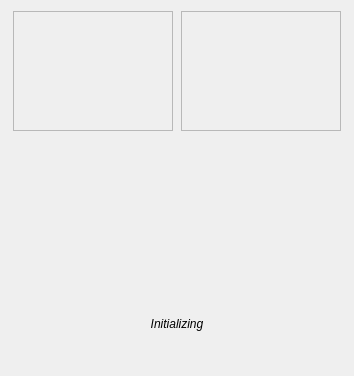
<?xml version="1.0" encoding="UTF-8"?>
<ui version="4.0">
 <class>CallView</class>
 <widget class="QWidget" name="CallView">
  <property name="geometry">
   <rect>
    <x>0</x>
    <y>0</y>
    <width>354</width>
    <height>376</height>
   </rect>
  </property>
  <property name="windowTitle">
   <string>Call</string>
  </property>
  <layout class="QVBoxLayout" name="verticalLayout">
   <item>
    <layout class="QHBoxLayout" name="horizontalLayout_2">
     <item>
      <widget class="QFrame" name="localVideoWidget">
       <property name="sizePolicy">
        <sizepolicy hsizetype="Fixed" vsizetype="Fixed">
         <horstretch>0</horstretch>
         <verstretch>0</verstretch>
        </sizepolicy>
       </property>
       <property name="minimumSize">
        <size>
         <width>160</width>
         <height>120</height>
        </size>
       </property>
       <property name="frameShape">
        <enum>QFrame::StyledPanel</enum>
       </property>
       <property name="frameShadow">
        <enum>QFrame::Raised</enum>
       </property>
      </widget>
     </item>
     <item>
      <widget class="QFrame" name="remoteVideoWidget">
       <property name="sizePolicy">
        <sizepolicy hsizetype="Fixed" vsizetype="Fixed">
         <horstretch>0</horstretch>
         <verstretch>0</verstretch>
        </sizepolicy>
       </property>
       <property name="minimumSize">
        <size>
         <width>160</width>
         <height>120</height>
        </size>
       </property>
       <property name="frameShape">
        <enum>QFrame::StyledPanel</enum>
       </property>
       <property name="frameShadow">
        <enum>QFrame::Raised</enum>
       </property>
      </widget>
     </item>
    </layout>
   </item>
   <item>
    <widget class="Mvp::View::QtContactListWidget" name="listView" native="true">
     <property name="sizePolicy">
      <sizepolicy hsizetype="Expanding" vsizetype="Expanding">
       <horstretch>0</horstretch>
       <verstretch>0</verstretch>
      </sizepolicy>
     </property>
    </widget>
   </item>
   <item>
    <widget class="QLabel" name="labelStatus">
     <property name="sizePolicy">
      <sizepolicy hsizetype="Preferred" vsizetype="Preferred">
       <horstretch>0</horstretch>
       <verstretch>0</verstretch>
      </sizepolicy>
     </property>
     <property name="font">
      <font>
       <italic>true</italic>
      </font>
     </property>
     <property name="text">
      <string>Initializing</string>
     </property>
     <property name="alignment">
      <set>Qt::AlignCenter</set>
     </property>
    </widget>
   </item>
   <item>
    <layout class="QHBoxLayout" name="horizontalLayout_3">
     <item>
      <widget class="Mvp::View::QtDialpadWidget" name="dialpadWidget" native="true">
       <property name="sizePolicy">
        <sizepolicy hsizetype="Fixed" vsizetype="Fixed">
         <horstretch>0</horstretch>
         <verstretch>0</verstretch>
        </sizepolicy>
       </property>
      </widget>
     </item>
    </layout>
   </item>
   <item>
    <layout class="QHBoxLayout" name="horizontalLayout">
     <item>
      <widget class="QPushButton" name="buttonManage">
       <property name="sizePolicy">
        <sizepolicy hsizetype="Fixed" vsizetype="Fixed">
         <horstretch>0</horstretch>
         <verstretch>0</verstretch>
        </sizepolicy>
       </property>
       <property name="toolTip">
        <string>Add/Remove people to call</string>
       </property>
       <property name="text">
        <string/>
       </property>
       <property name="icon">
        <iconset resource="skypeicons.qrc">
         <normaloff>:/icons/ConferenceAdd_24x24.png</normaloff>:/icons/ConferenceAdd_24x24.png</iconset>
       </property>
       <property name="iconSize">
        <size>
         <width>24</width>
         <height>24</height>
        </size>
       </property>
       <property name="flat">
        <bool>true</bool>
       </property>
      </widget>
     </item>
     <item>
      <widget class="QPushButton" name="buttonHold">
       <property name="sizePolicy">
        <sizepolicy hsizetype="Fixed" vsizetype="Fixed">
         <horstretch>0</horstretch>
         <verstretch>0</verstretch>
        </sizepolicy>
       </property>
       <property name="toolTip">
        <string>Hold</string>
       </property>
       <property name="text">
        <string/>
       </property>
       <property name="icon">
        <iconset resource="skypeicons.qrc">
         <normaloff>:/icons/CallHold_24x24.png</normaloff>
         <activeon>:/icons/CallResume_24x24.png</activeon>:/icons/CallHold_24x24.png</iconset>
       </property>
       <property name="iconSize">
        <size>
         <width>24</width>
         <height>24</height>
        </size>
       </property>
       <property name="checkable">
        <bool>true</bool>
       </property>
       <property name="flat">
        <bool>true</bool>
       </property>
      </widget>
     </item>
     <item>
      <widget class="QPushButton" name="buttonVideo">
       <property name="enabled">
        <bool>false</bool>
       </property>
       <property name="sizePolicy">
        <sizepolicy hsizetype="Fixed" vsizetype="Fixed">
         <horstretch>0</horstretch>
         <verstretch>0</verstretch>
        </sizepolicy>
       </property>
       <property name="toolTip">
        <string>Video</string>
       </property>
       <property name="text">
        <string/>
       </property>
       <property name="icon">
        <iconset resource="skypeicons.qrc">
         <normaloff>:/icons/Video_24x24.png</normaloff>
         <activeon>:/icons/StopVideo_24x24.png</activeon>:/icons/Video_24x24.png</iconset>
       </property>
       <property name="iconSize">
        <size>
         <width>24</width>
         <height>24</height>
        </size>
       </property>
       <property name="checkable">
        <bool>true</bool>
       </property>
       <property name="flat">
        <bool>true</bool>
       </property>
      </widget>
     </item>
     <item>
      <widget class="QPushButton" name="buttonMute">
       <property name="sizePolicy">
        <sizepolicy hsizetype="Fixed" vsizetype="Fixed">
         <horstretch>0</horstretch>
         <verstretch>0</verstretch>
        </sizepolicy>
       </property>
       <property name="toolTip">
        <string>Mute</string>
       </property>
       <property name="text">
        <string/>
       </property>
       <property name="icon">
        <iconset resource="skypeicons.qrc">
         <normaloff>:/icons/Sound_24x24.png</normaloff>
         <activeon>:/icons/SoundMuted_24x24.png</activeon>:/icons/Sound_24x24.png</iconset>
       </property>
       <property name="iconSize">
        <size>
         <width>24</width>
         <height>24</height>
        </size>
       </property>
       <property name="checkable">
        <bool>true</bool>
       </property>
       <property name="flat">
        <bool>true</bool>
       </property>
      </widget>
     </item>
     <item>
      <widget class="QPushButton" name="buttonDialpad">
       <property name="sizePolicy">
        <sizepolicy hsizetype="Fixed" vsizetype="Fixed">
         <horstretch>0</horstretch>
         <verstretch>0</verstretch>
        </sizepolicy>
       </property>
       <property name="toolTip">
        <string>Dialpad</string>
       </property>
       <property name="text">
        <string/>
       </property>
       <property name="icon">
        <iconset resource="skypeicons.qrc">
         <normaloff>:/icons/Dial_24x24.png</normaloff>:/icons/Dial_24x24.png</iconset>
       </property>
       <property name="iconSize">
        <size>
         <width>24</width>
         <height>24</height>
        </size>
       </property>
       <property name="checkable">
        <bool>true</bool>
       </property>
       <property name="flat">
        <bool>true</bool>
       </property>
      </widget>
     </item>
     <item>
      <widget class="QPushButton" name="buttonEnd">
       <property name="sizePolicy">
        <sizepolicy hsizetype="Fixed" vsizetype="Fixed">
         <horstretch>0</horstretch>
         <verstretch>0</verstretch>
        </sizepolicy>
       </property>
       <property name="toolTip">
        <string>End</string>
       </property>
       <property name="text">
        <string/>
       </property>
       <property name="icon">
        <iconset resource="skypeicons.qrc">
         <normaloff>:/icons/CallEnd_24x24.png</normaloff>:/icons/CallEnd_24x24.png</iconset>
       </property>
       <property name="iconSize">
        <size>
         <width>24</width>
         <height>24</height>
        </size>
       </property>
       <property name="flat">
        <bool>true</bool>
       </property>
      </widget>
     </item>
    </layout>
   </item>
  </layout>
 </widget>
 <customwidgets>
  <customwidget>
   <class>Mvp::View::QtContactListWidget</class>
   <extends>QWidget</extends>
   <header>src/view/qtcontactlistwidget.h</header>
  </customwidget>
  <customwidget>
   <class>Mvp::View::QtDialpadWidget</class>
   <extends>QWidget</extends>
   <header>src/view/qtdialpadwidget.h</header>
  </customwidget>
 </customwidgets>
 <resources>
  <include location="skypeicons.qrc"/>
 </resources>
 <connections/>
</ui>
